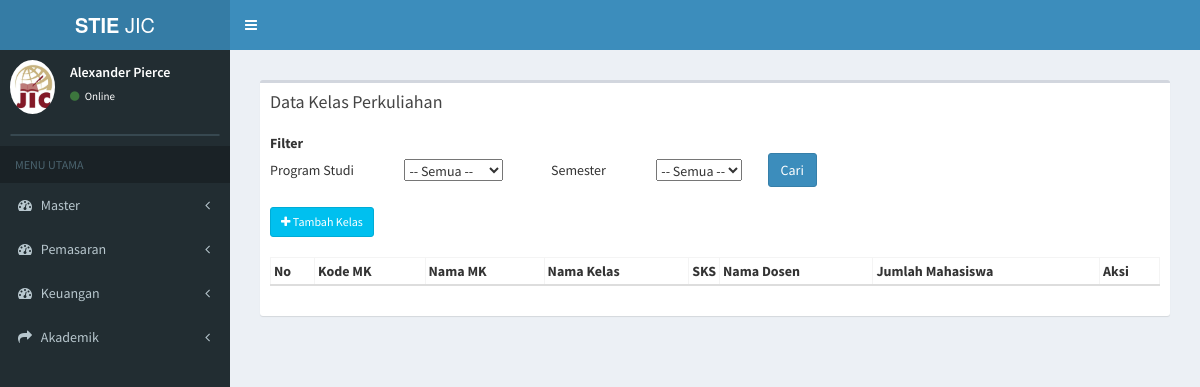
/index.php/kelas_perkuliahan, run on an earlier commit of the app's database.
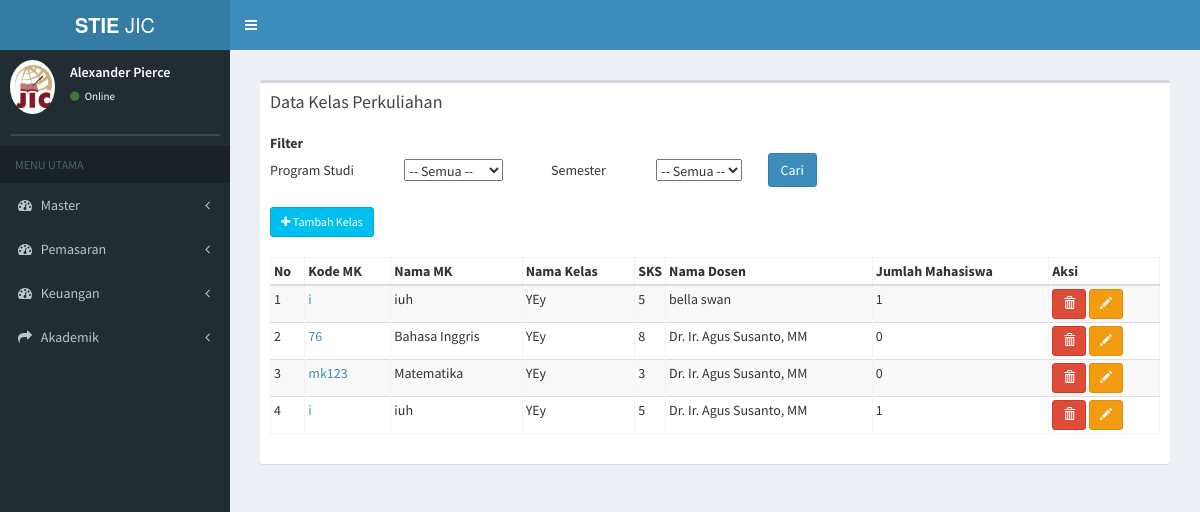
And on a later commit of the database.
### tables this page shows
CREATE TABLE `tb_kp` (
  `id_kp` varchar(11) NOT NULL,
  `nama_kelas` varchar(50) NOT NULL,
  `id_prodi` varchar(7) NOT NULL,
  `id_periode` varchar(5) NOT NULL,
  `kode_matkul` varchar(12) NOT NULL,
  `bahasan` text NOT NULL,
  `tgl_mulai` date NOT NULL,
  `tgl_akhir` date NOT NULL,
  `id_dosen` varchar(20) NOT NULL
);

CREATE TABLE `tb_matkul` (
  `kode_matkul` varchar(50) NOT NULL,
  `nama_matkul` varchar(100) NOT NULL,
  `id_prodi` varchar(10) NOT NULL,
  `jenis_matkul` varchar(20) NOT NULL,
  `bobot_matkul` int(11) NOT NULL,
  `bobot_praktikum` int(11) NOT NULL,
  `bobot_tatap_muka` int(11) NOT NULL,
  `bobot_praktik_lapangan` int(11) NOT NULL,
  `bobot_simulasi` int(11) NOT NULL,
  `metode_pembelajaran` varchar(100) NOT NULL,
  `tanggal_mulai` date NOT NULL,
  `tanggal_akhir` date NOT NULL
);

CREATE TABLE `tb_dosen` (
  `id_dosen` int(11) NOT NULL,
  `nama_dosen` varchar(255) NOT NULL,
  `kode_dosen` varchar(255) NOT NULL,
  `no_hp` varchar(250) NOT NULL,
  `keterangan` text NOT NULL
);

CREATE TABLE `tb_total_mhs` (
  `id_kp` varchar(20) NOT NULL,
  `total_mhs` int(11) NOT NULL
);

### application/controllers/kelas_perkuliahan.php (called while the page is built, shortened)
<?php
class Kelas_perkuliahan extends CI_Controller {
	public function __construct()
	{
		$this->load->model('kelas_perkuliahan_model');
		$this->load->model('daftar_ulang_model');
		$this->load->model('finance_model');
	}
	public function index(){
				$data['getProdi'] = $this->daftar_ulang_model->getProdi();
				$data['getPeriode'] = $this->daftar_ulang_model->getPeriode();
				$data['kp'] = $this->kelas_perkuliahan_model->data_kp();
				$data['main_view'] = 'Kelas_perkuliahan/kelas_perkuliahan_view';
				$this->load->view('template', $data);
	}
}

### index.php (called while the page is built, shortened)
<?php
require_once BASEPATH.'core/CodeIgniter.php';

### application/models/kelas_perkuliahan_model.php (called while the page is built, shortened)
<?php
class Kelas_perkuliahan_model extends CI_Model {
	public function data_kp(){
		$this->db->select('*');
		 $this->db->from('tb_kp');
		 $this->db->join('tb_prodi','tb_prodi.id_prodi=tb_kp.id_prodi');
     $this->db->join('tb_periode','tb_periode.id_periode=tb_kp.id_periode');
     $this->db->join('tb_matkul','tb_matkul.kode_matkul=tb_kp.kode_matkul');
     $this->db->join('tb_dosen','tb_dosen.id_dosen=tb_kp.id_dosen');
     $this->db->join('tb_total_mhs','tb_total_mhs.id_kp=tb_kp.id_kp');
		 $query = $this->db->get();
		 return $query->result();
	}
}

### application/views/Kelas_perkuliahan/kelas_perkuliahan_view.php (the view, shortened to what this page needs)
    <section class="content">
      <div class="row">
        <div class="col-xs-12">
          <div class="box">
            <div class="box-header">
              <h3 class="box-title">Data Kelas Perkuliahan</h3>
            </div>
            <div class="box-body">
              <table class="">
                <tbody>
                  <form method="get" action="<?php echo base_url("kelas_perkuliahan/filter_kp/")?>">
                  <tr>
                    <th>Filter</th>
                  </tr>
                  <tr>
                    <td>Program Studi</td>
                    <td>&nbsp;&nbsp;&nbsp;&nbsp;&nbsp;&nbsp;&nbsp;&nbsp;&nbsp;&nbsp;&nbsp;&nbsp;&nbsp;&nbsp;&nbsp;&nbsp;&nbsp;
                      <select name="id_prodi" onchange="return get_prodi_periode2(this.value)">
                        <option value="">-- Semua --</option>
                      </select>
                    </td>
                    <td>&nbsp;&nbsp;&nbsp;&nbsp;&nbsp;&nbsp;&nbsp;&nbsp;&nbsp;&nbsp;&nbsp;&nbsp;&nbsp;&nbsp;&nbsp;&nbsp;&nbsp;Semester</td>
                    <td>&nbsp;&nbsp;&nbsp;&nbsp;&nbsp;&nbsp;&nbsp;&nbsp;&nbsp;&nbsp;&nbsp;&nbsp;&nbsp;&nbsp;&nbsp;&nbsp;&nbsp;
                      <select name="id_periode" id="id_periode2">
                        <option value="">-- Semua --</option>
                      </select>
                    </td>
                    <td>
                      &nbsp;&nbsp;&nbsp;&nbsp;&nbsp;&nbsp;&nbsp;&nbsp;&nbsp;<input type="submit" class="btn btn-primary" value="Cari">
                    </td>
                  </tr>
                </tbody>
              </table>
               <br>
              <table id="example3" class="table2 table-bordered table-striped">
                <a class="btn btn-info btn-sm" href="<?php echo base_url(); ?>kelas_perkuliahan/page_tambah"><i class="fa fa-plus"></i> Tambah Kelas</a> <br> <br>
                <thead>
                <tr>
                  <th>No</th>
                  <th>Kode MK</th>
                  <th>Nama MK</th>
                  <th>Nama Kelas</th>
                  <th style="width: 15px;">SKS</th>
                  <th>Nama Dosen</th>
                  <th>Jumlah Mahasiswa</th>
                  <th>Aksi</th>
                </tr>
                </thead>
                <tbody>
                <?php
                $no = 0;
                 $alert = "'Apakah anda yakin menghapus data ini ?'";
                foreach ($kp as $data) {
                  echo '
                <tr>
                  <td>'.++$no.'</td>
                  <td><a href="'.base_url('kelas_perkuliahan/detail_kelas/'.$data->id_kp).'">'.$data->kode_matkul.'</a></td>
                  <td>'.$data->nama_matkul.'</td>
                  <td>'.$data->nama_kelas.'</td>
                  <td>'.$data->bobot_matkul.'</td>
                  <td>'.$data->nama_dosen.'</td>
                  <td>'.$data->total_mhs.'</td>
                  <td>
                        <a href="'.base_url('kelas_perkuliahan/hapus_kp/'.$data->id_kp).'" class="btn btn-danger  btn-sm" onclick="return confirm('.$alert.')"><i class="glyphicon glyphicon-trash"></i><span class="tooltiptext">Hapus Kelas</span></a>
                         <a href="'.base_url('kelas_perkuliahan/detail_kp/'.$data->id_kp).'" class="btn btn-warning  btn-sm"><i class="glyphicon glyphicon-pencil"></i><span class="tooltiptext">Edit Kelas </span></a>
                  </td>
                  </tr>
                ' ;
              }
              ?>
                </tbody>
              </table>
            </div>
          </div>
        </div>
      </div>
    </section>
<link rel="stylesheet" href="//code.jquery.com/ui/1.12.0/themes/smoothness/jquery-ui.css">

### application/views/template.php (shortened to what this page needs)
<!DOCTYPE html>
<html>
<head>
  <link rel="stylesheet" href="<?php echo base_url(); ?>assets/css/bootstrap.min.css">
  <link rel="stylesheet" href="https://cdnjs.cloudflare.com/ajax/libs/font-awesome/4.5.0/css/font-awesome.min.css">
  <link rel="stylesheet" href="https://cdnjs.cloudflare.com/ajax/libs/ionicons/2.0.1/css/ionicons.min.css">
  <link rel="stylesheet" href="<?php echo base_url(); ?>assets/dist/css/AdminLTE.min.css">
  <link rel="stylesheet" href="<?php echo base_url(); ?>assets/dist/css/skins/_all-skins.min.css">
  <link rel="stylesheet" href="<?php echo base_url(); ?>assets/plugins/select2/select2.min.css">
  <link rel="stylesheet" href="<?php echo base_url(); ?>assets/css/styleku.css">
  <link rel="stylesheet" href="<?php echo base_url(); ?>assets/plugins/datatables/dataTables.bootstrap.css">
</head>
<body class="hold-transition skin-blue sidebar-mini">
<div class="wrapper">
  <header class="main-header">
    <a href="../../index2.html" class="logo">
      <span class="logo-lg"><b>STIE </b>JIC</span>
    </a>
    <nav class="navbar navbar-static-top">
      <a href="#" class="sidebar-toggle" data-toggle="offcanvas" role="button">
      </a>
    </nav>
  </header>
  <aside class="main-sidebar">
    <section class="sidebar">
      <div class="user-panel">
        <div class="pull-left image">
          <img src="<?php echo base_url(); ?>/assets/img/jic.png" class="img-circle" alt="User Image">
        </div>
        <div class="pull-left info">
          <p>Alexander Pierce</p>
          <a href="#"><i class="fa fa-circle text-success"></i> Online</a>
        </div>
      </div>
      <form action="#" method="get" class="sidebar-form">
      </form>
      <ul class="sidebar-menu">
        <li class="header">MENU UTAMA</li>
        <li class="treeview">
          <a href="#">
            <i class="fa fa-dashboard"></i> <span>Master</span>
            <span class="pull-right-container">
              <i class="fa fa-angle-left pull-right"></i>
            </span>
          </a>
        </li>
        <li class="treeview">
          <a href="#">
            <i class="fa fa-dashboard"></i> <span> Pemasaran </span>
            <span class="pull-right-container">
              <i class="fa fa-angle-left pull-right"></i>
            </span>
          </a>
        </li>
        <li class="treeview">
          <a href="#">
            <i class="fa fa-dashboard"></i> <span> Keuangan </span>
            <span class="pull-right-container">
              <i class="fa fa-angle-left pull-right"></i>
            </span>
          </a>
        </li>
         <li class="treeview">
          <a href="#">
            <i class="fa fa-share"></i> <span>Akademik</span>
            <span class="pull-right-container">
              <i class="fa fa-angle-left pull-right"></i>
            </span>
          </a>
        </li>
      </ul>
    </section>
  </aside>
  <div class="content-wrapper">
    <section class="content">
      <?php $this->load->view($main_view); ?>
    </section>
  </div>
    </div>
</body>
</html>

### assets/css/styleku.css (style rules this page uses)
.table2 { width: 100%; max-width: 100%; margin-bottom: 20px; }
.table2 > thead > tr > th, .table2 > tbody > tr > th, .table2 > tfoot > tr > th, .table2 > thead > tr > td, .table2 > tbody > tr > td, .table2 > tfoot > tr > td { padding: 3px; line-height: 1.42857143; vertical-align: top; border-top: 1px solid #ddd; }
.table2 > thead > tr > th { vertical-align: bottom; border-bottom: 2px solid #ddd; }
.table2 > caption + thead > tr:first-child > th, .table2 > colgroup + thead > tr:first-child > th, .table2 > thead:first-child > tr:first-child > th, .table2 > caption + thead > tr:first-child > td, .table2 > colgroup + thead > tr:first-child > td, .table2 > thead:first-child > tr:first-child > td { border-top: 0; }

### application/views/template.php (style rules this page uses)
a { position: relative; display: inline-block; }

What changed in the data, as far as the page shows it:
added tb_kp: kode_matkul.kode_matkul "i", kode_matkul.nama_matkul "iuh", nama_kelas "YEy", kode_matkul.bobot_matkul "5", id_dosen.nama_dosen "bella swan", tb_total_mhs.total_mhs "1"
added tb_kp: kode_matkul.kode_matkul "76", kode_matkul.nama_matkul "Bahasa Inggris", nama_kelas "YEy", kode_matkul.bobot_matkul "8", id_dosen.nama_dosen "Dr. Ir. Agus Susanto, MM", tb_total_mhs.total_mhs "0"
added tb_kp: kode_matkul.kode_matkul "mk123", kode_matkul.nama_matkul "Matematika", nama_kelas "YEy", kode_matkul.bobot_matkul "3", id_dosen.nama_dosen "Dr. Ir. Agus Susanto, MM", tb_total_mhs.total_mhs "0"
added tb_kp: kode_matkul.kode_matkul "i", kode_matkul.nama_matkul "iuh", nama_kelas "YEy", kode_matkul.bobot_matkul "5", id_dosen.nama_dosen "Dr. Ir. Agus Susanto, MM", tb_total_mhs.total_mhs "1"
